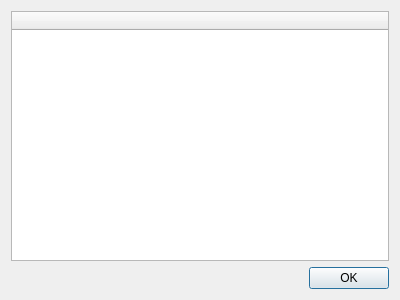
<?xml version="1.0" encoding="UTF-8"?>
<ui version="4.0">
 <class>TokenSelectAddressDialog</class>
 <widget class="QDialog" name="TokenSelectAddressDialog">
  <property name="geometry">
   <rect>
    <x>0</x>
    <y>0</y>
    <width>400</width>
    <height>300</height>
   </rect>
  </property>
  <property name="windowTitle">
   <string>Select address</string>
  </property>
  <property name="styleSheet">
   <string notr="true">background-image: url(:/images/light/drkblue_walletFrame_bg2);</string>
  </property>
  <layout class="QVBoxLayout" name="verticalLayout">
   <item>
    <widget class="QTableWidget" name="token_address_list">
     <property name="contextMenuPolicy">
      <enum>Qt::CustomContextMenu</enum>
     </property>
     <property name="rowCount">
      <number>0</number>
     </property>
     <attribute name="horizontalHeaderStretchLastSection">
      <bool>true</bool>
     </attribute>
     <attribute name="verticalHeaderVisible">
      <bool>false</bool>
     </attribute>
     <column>
      <property name="text">
       <string/>
      </property>
     </column>
    </widget>
   </item>
   <item>
    <widget class="QDialogButtonBox" name="buttonBox">
     <property name="orientation">
      <enum>Qt::Horizontal</enum>
     </property>
     <property name="standardButtons">
      <set>QDialogButtonBox::Ok</set>
     </property>
    </widget>
   </item>
  </layout>
 </widget>
 <resources>
  <include location="../dash.qrc"/>
 </resources>
 <connections/>
</ui>
